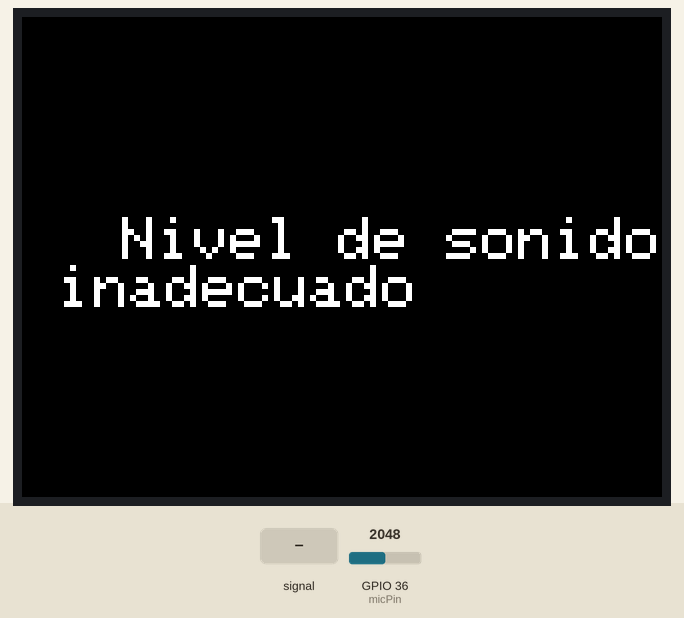
Simulated run of this sketch. Board: ESP32. Shown: 320×240 colour display. Inputs (shaded band) come from the test bench; at power-on: GPIO 36 (micPin) = 2048. What the sketch prints to the serial monitor is not drawn.

Above: at 1.4 s.
1.5 s: GPIO 36 (micPin) set to 423
3.1 s: GPIO 36 (micPin) set to 362
At 4.6 s:
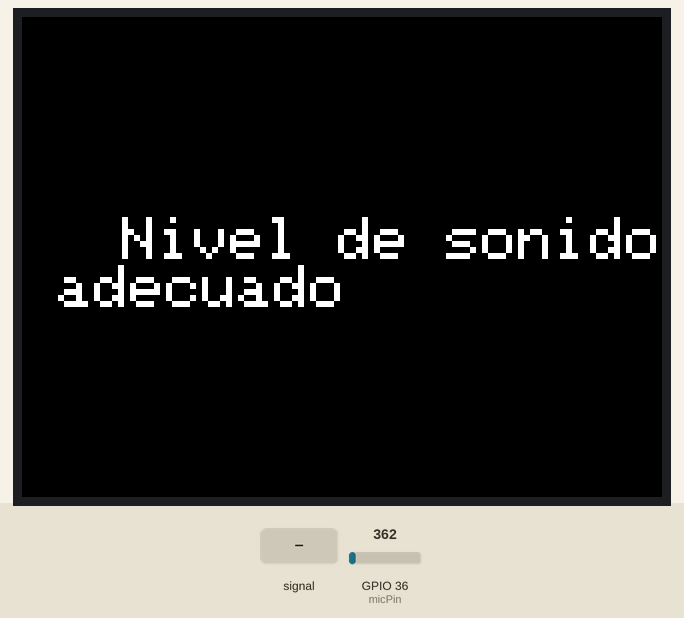
4.9 s: GPIO 36 (micPin) fed a 200 Hz sine of ±327 counts around its level
At 5.8 s:
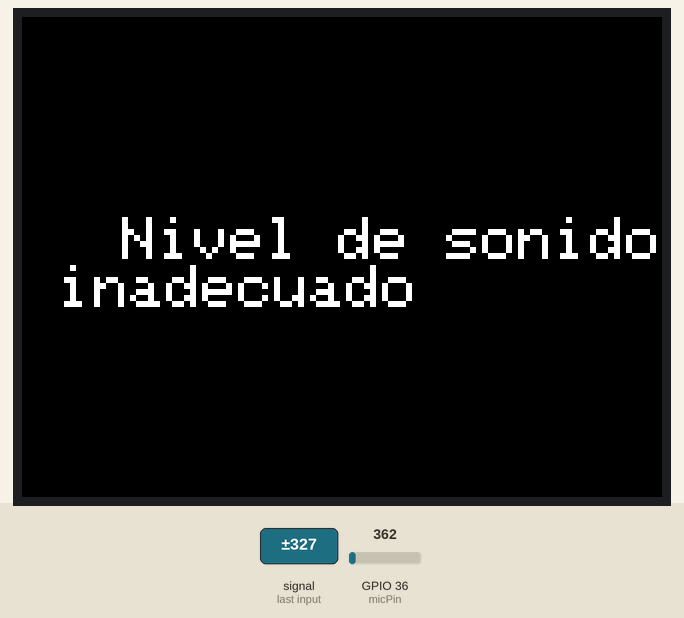
6.5 s: GPIO 36 (micPin) set to 0
At 7.8 s:
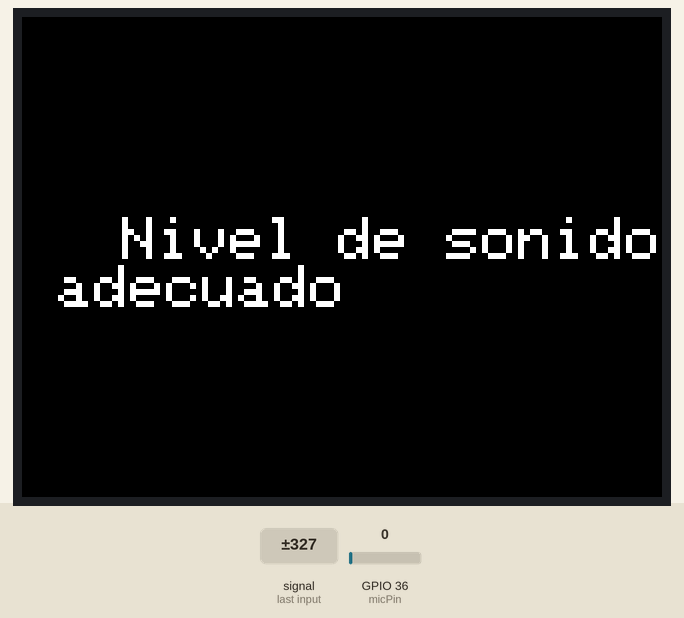
8.1 s: GPIO 36 (micPin) set to 556
9.6 s: GPIO 36 (micPin) set to 643
At 10.1 s:
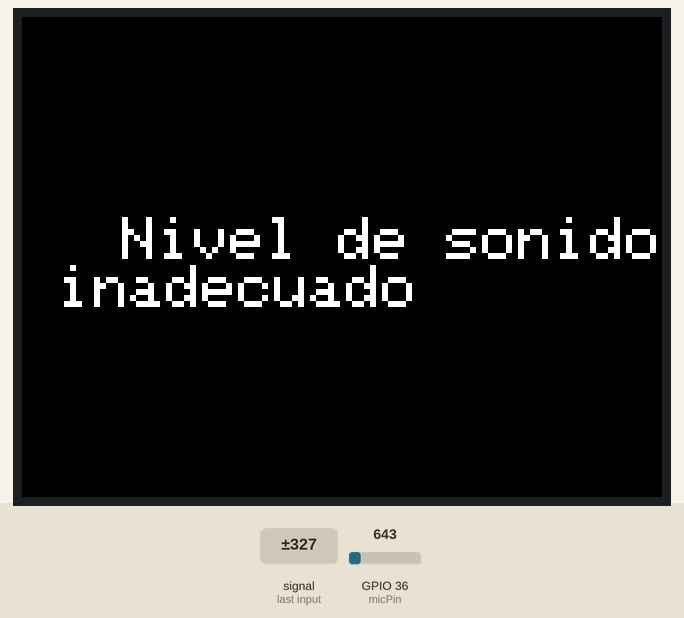
Timing chart, 0 to 12.1 s (numbered marks = the images above; inputs shaded):
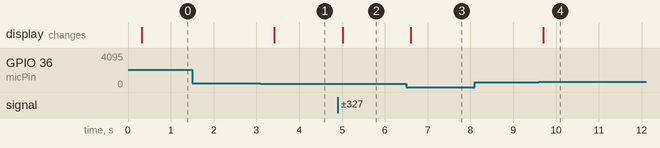

Measured:
- the behaviour switches between 400 and 399 on GPIO 36 (micPin) (found by bisection; images 0 and 1)
- the behaviour switches between 600 and 601 on GPIO 36 (micPin) (found by bisection; images 3 and 4)
- after the input at 1.5 s, every drawn part: stays the same
- after the input at 3.1 s, the display: changes after 0.32 s (image 1)
- after the input at 4.9 s, the display: changes after 0.11 s (image 2)
- after the input at 6.5 s, the display: changes after 0.10 s (image 3)
- after the input at 8.1 s, every drawn part: stays the same
- after the input at 9.6 s, the display: changes after 0.10 s (image 4)

The sketch:

SensorSonido.ino
```cpp
#include <M5Stack.h>  // Incluye la biblioteca M5Stack

int micPin = 36;  // Pin donde conectaste la salida analógica (AO) del KY-037
int thresholdHigh = 600;  // Umbral alto para sonido inadecuado
int thresholdLow = 400;   // Umbral bajo para sonido adecuado
int prevState = -1;  // Para controlar el cambio de estado

void setup() {
  M5.begin();  // Inicializa la pantalla del M5Stack
  pinMode(micPin, INPUT);  // Configura el pin del micrófono como entrada
  M5.Lcd.fillScreen(BLACK);  // Limpia la pantalla inicial
  M5.Lcd.setTextSize(3);  // Ajusta el tamaño del texto
  Serial.begin(9600);  // Inicializa el monitor serial para depuración
}

void loop() {
  int micValue = analogRead(micPin);  // Lee el valor analógico del micrófono
  int currentState;

  // Aplica histeresis para evitar cambios rápidos
  if (micValue > thresholdHigh) {
    currentState = 1;  // Nivel de sonido inadecuado
  } else if (micValue < thresholdLow) {
    currentState = 0;  // Nivel de sonido adecuado
  } else {
    currentState = prevState;  // Mantén el estado anterior si está en el margen intermedio
  }

  // Solo actualiza la pantalla si hay un cambio de estado
  if (currentState != prevState) {
    M5.Lcd.fillScreen(BLACK);  // Limpia la pantalla
    M5.Lcd.setCursor(50, 100);  // Posiciona el texto
    if (currentState == 1) {
      M5.Lcd.println("Nivel de sonido inadecuado");  // Muestra texto si el sonido es inadecuado
      Serial.println("Estado: Nivel de sonido inadecuado");
    } else {
      M5.Lcd.println("Nivel de sonido adecuado");  // Muestra texto si el sonido es adecuado
      Serial.println("Estado: Nivel de sonido adecuado");
    }
    prevState = currentState;  // Actualiza el estado
  }

  delay(500);  // Pausa de 0.5 segundos para evitar cambios rápidos
}
```
